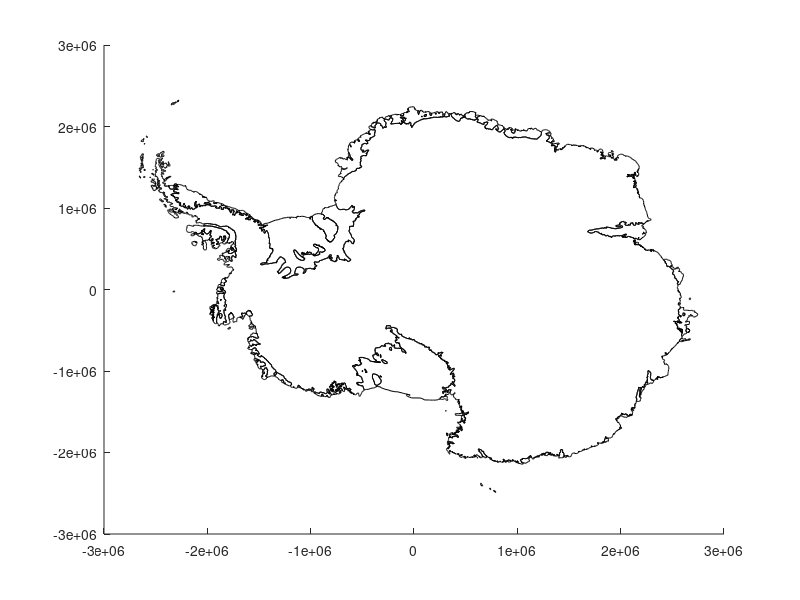

The MATLAB script that drew this image:
function draw_coastline
load('coastline.mat');
N=592;
hold on
for i = 1:N
  x = S(i).X ;
  y = S(i).Y ;
  patch(x,y,rand(1,3))
end